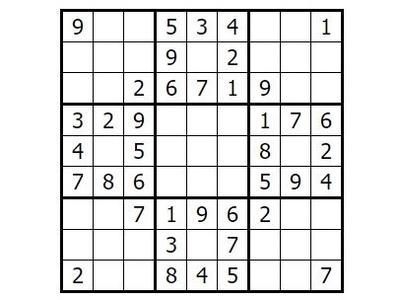
#> input picture 4-Hough-Transforms/images/line.jpg, 400 x 300 px
$ python 1-h_line.py
#> lines starting #> are read from the running program, lines starting #| are printed output that depends on the picture; after the words box and inside, x2 and y2 are one past the last pixel; in counts of white or black regions, pixels touching at a corner belong together
import cv2 as cv
import numpy as np
pic = cv.imread("images/line.jpg")
#> pic is the input picture: shape (300, 400, 3); mean B, G, R 227.3, 227.4, 227.4
gray = cv.cvtColor(pic, cv.COLOR_BGR2GRAY)

side = cv.Canny(gray,75,75)
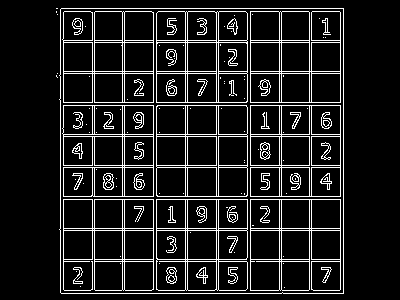
#> side: shape (300, 400); 11.1% white in thin lines or dots, all inside (x1, y1, x2, y2) = (56, 8, 344, 294)
line = cv.HoughLinesP(side,1, np.pi/180, 75,maxLineGap = 1000)
#> line = 40 rows, first 6: [60, 40, 343, 40], [124, 293, 124, 8], [60, 42, 343, 42], [60, 102, 343, 102], [343, 293, 343, 8], [247, 293, 247, 8]
for i in line:
    x1,y1,x2,y2 = i[0]
    cv.line(pic,(x1,y1),(x2,y2),(0,100,250),2)
#> this loop made 40 passes
#> (x1, y1, x2, y2) on passes 1 to 12: (60, 40, 343, 40), (124, 293, 124, 8), (60, 42, 343, 42), (60, 102, 343, 102), (343, 293, 343, 8), (247, 293, 247, 8), (187, 293, 187, 8), (153, 293, 153, 8), (311, 293, 311, 8), (60, 230, 340, 230), (60, 261, 340, 261), (60, 196, 340, 196)
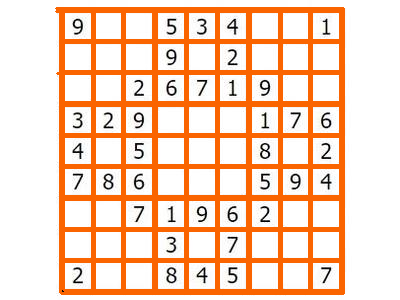
#> pic: shape (300, 400, 3); mean B, G, R 189.5, 213, 248.1


cv.imshow("Org",pic)
cv.waitKey(0)
cv.destroyAllWindows()
